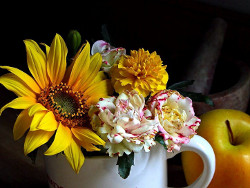
#> input picture p.jpg, 250 x 188 px
$ jupyter execute 'PIL - blur part of image.ipynb'   (shell and % lines are left out)
#> lines starting #> are read from the running program, lines starting #| are printed output that depends on the picture
[cell 1]
from matplotlib.pyplot import imshow
import numpy as np
from PIL import Image, ImageFilter

[cell 2]
#Load image
img = Image.open("p.jpg")
#> img is the input picture: PIL image 250x188 RGB; mean R, G, B 89.5, 71.7, 35.7
imshow(np.asarray(img));

[cell 3]
print(img.size)
#| (250, 188)

[cell 4]
# crop sectin, blur it and paste it back
box = (30, 30, 110, 110)
ic = img.crop(box)
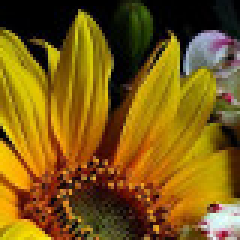
#> ic: PIL image 80x80 RGB (shown 3 times larger); mean R, G, B 124.4, 91, 20.2
for i in range(10):  # with the BLUR filter, you can blur a few times to get the effect you're seeking
    ic = ic.filter(ImageFilter.BLUR)
#> this loop made 10 passes
#> pass 1, `ic = ic.filter(ImageFilter.BLUR)`:
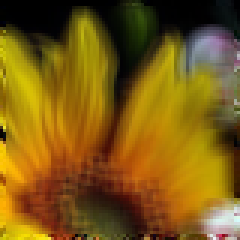
#> ic: PIL image 80x80 RGB (shown 3 times larger); mean R, G, B 124.3, 90.9, 20.2
#> pass 2, `ic = ic.filter(ImageFilter.BLUR)`:
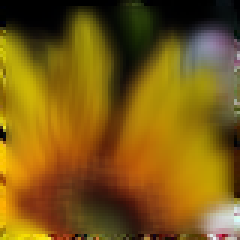
#> ic: PIL image 80x80 RGB (shown 3 times larger); mean R, G, B 124.2, 90.8, 20.1
#> after the loop:
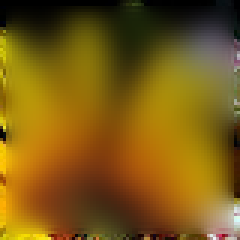
#> ic: PIL image 80x80 RGB (shown 3 times larger); mean R, G, B 123.3, 90.4, 20
img.paste(ic, box)
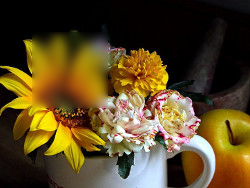
#> img: PIL image 250x188 RGB; mean R, G, B 89.4, 71.6, 35.7
